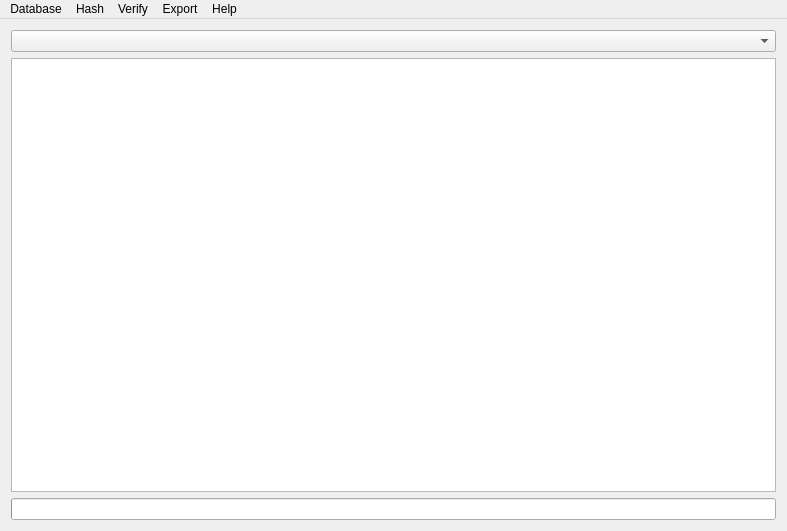
<?xml version="1.0" encoding="UTF-8"?>
<ui version="4.0">
 <class>MainWindow</class>
 <widget class="QMainWindow" name="MainWindow">
  <property name="geometry">
   <rect>
    <x>0</x>
    <y>0</y>
    <width>787</width>
    <height>531</height>
   </rect>
  </property>
  <widget class="QWidget" name="centralWidget">
   <layout class="QVBoxLayout" name="verticalLayout">
    <item>
     <layout class="QHBoxLayout" name="horizontalLayout">
      <item>
       <widget class="QComboBox" name="comboBoxTables">
        <property name="minimumSize">
         <size>
          <width>300</width>
          <height>0</height>
         </size>
        </property>
       </widget>
      </item>
     </layout>
    </item>
    <item>
     <widget class="QTableView" name="tableView"/>
    </item>
    <item>
     <widget class="QProgressBar" name="progressBar">
      <property name="value">
       <number>0</number>
      </property>
      <property name="textVisible">
       <bool>false</bool>
      </property>
     </widget>
    </item>
   </layout>
  </widget>
  <widget class="QMenuBar" name="menuBar">
   <property name="geometry">
    <rect>
     <x>0</x>
     <y>0</y>
     <width>787</width>
     <height>22</height>
    </rect>
   </property>
   <widget class="QMenu" name="menuDb">
    <property name="title">
     <string>Database</string>
    </property>
    <addaction name="actionDbNew"/>
    <addaction name="actionDbOpen"/>
    <addaction name="separator"/>
    <addaction name="actionE_xit"/>
   </widget>
   <widget class="QMenu" name="menuVerify">
    <property name="title">
     <string>Verify</string>
    </property>
    <addaction name="actionVerifyFile"/>
    <addaction name="actionVerifyDirectory"/>
   </widget>
   <widget class="QMenu" name="menuExport">
    <property name="title">
     <string>Export</string>
    </property>
    <addaction name="actionCurrent_Table"/>
   </widget>
   <widget class="QMenu" name="menuHash">
    <property name="title">
     <string>Hash</string>
    </property>
    <addaction name="actionHashFile"/>
    <addaction name="actionHashDirectory"/>
   </widget>
   <widget class="QMenu" name="menuHelp">
    <property name="title">
     <string>Help</string>
    </property>
    <addaction name="actionAbout"/>
    <addaction name="actionAbout_Qt"/>
   </widget>
   <addaction name="menuDb"/>
   <addaction name="menuHash"/>
   <addaction name="menuVerify"/>
   <addaction name="menuExport"/>
   <addaction name="menuHelp"/>
  </widget>
  <action name="actionHashFile">
   <property name="text">
    <string>File(s)</string>
   </property>
  </action>
  <action name="actionHashDirectory">
   <property name="text">
    <string>Directory</string>
   </property>
  </action>
  <action name="actionSet_file_filter">
   <property name="text">
    <string>Set file filter</string>
   </property>
  </action>
  <action name="actionVerifyFile">
   <property name="text">
    <string>File(s)</string>
   </property>
  </action>
  <action name="actionVerifyDirectory">
   <property name="text">
    <string>Directory</string>
   </property>
  </action>
  <action name="actionCurrent_Table">
   <property name="text">
    <string>Current Table</string>
   </property>
  </action>
  <action name="actionDbNew">
   <property name="text">
    <string>New...</string>
   </property>
  </action>
  <action name="actionDbOpen">
   <property name="text">
    <string>Open...</string>
   </property>
  </action>
  <action name="actionE_xit">
   <property name="text">
    <string>E&amp;xit</string>
   </property>
  </action>
  <action name="actionAbout">
   <property name="text">
    <string>About</string>
   </property>
  </action>
  <action name="actionAbout_Qt">
   <property name="text">
    <string>About Qt</string>
   </property>
  </action>
 </widget>
 <layoutdefault spacing="6" margin="11"/>
 <resources/>
 <connections/>
</ui>
